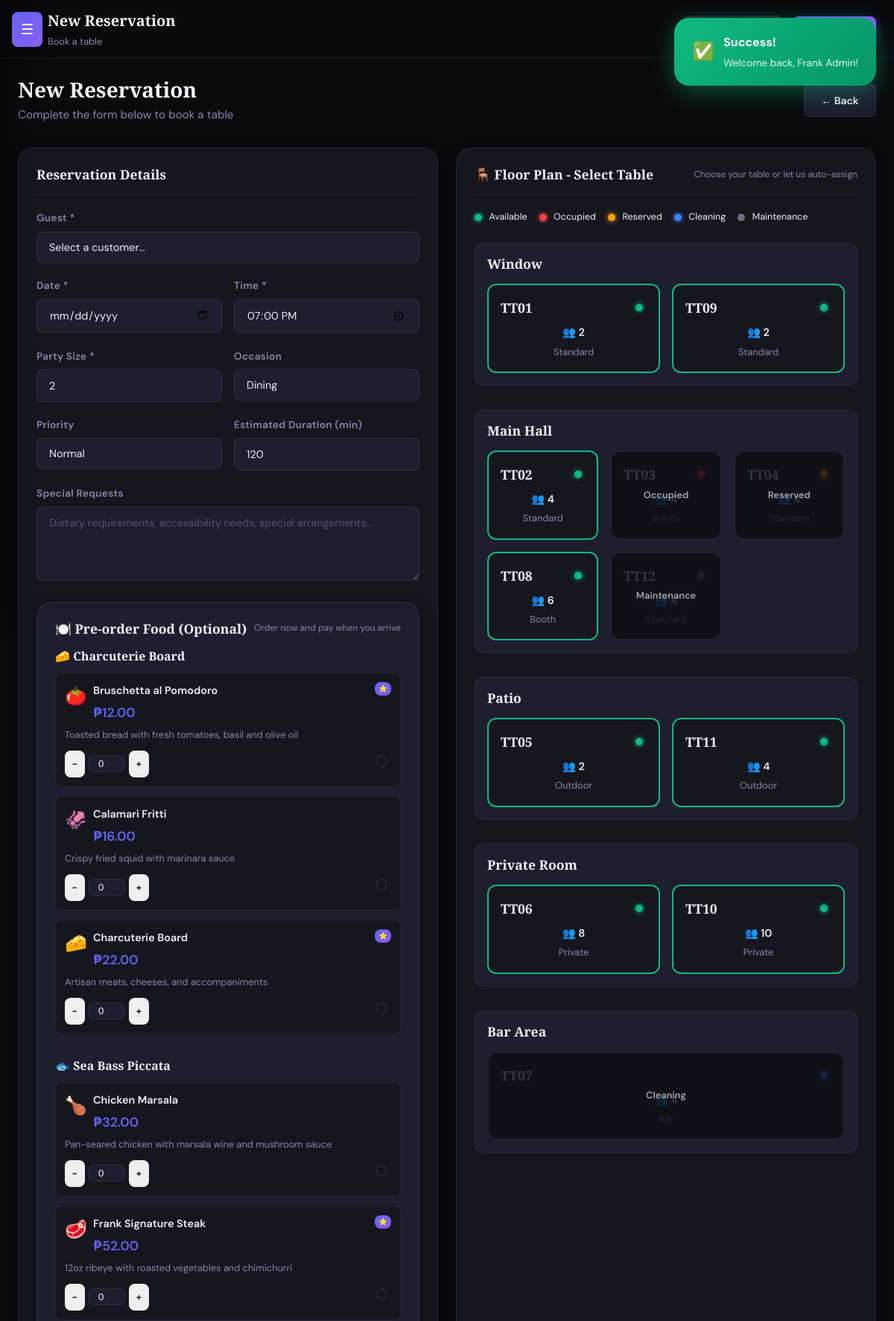
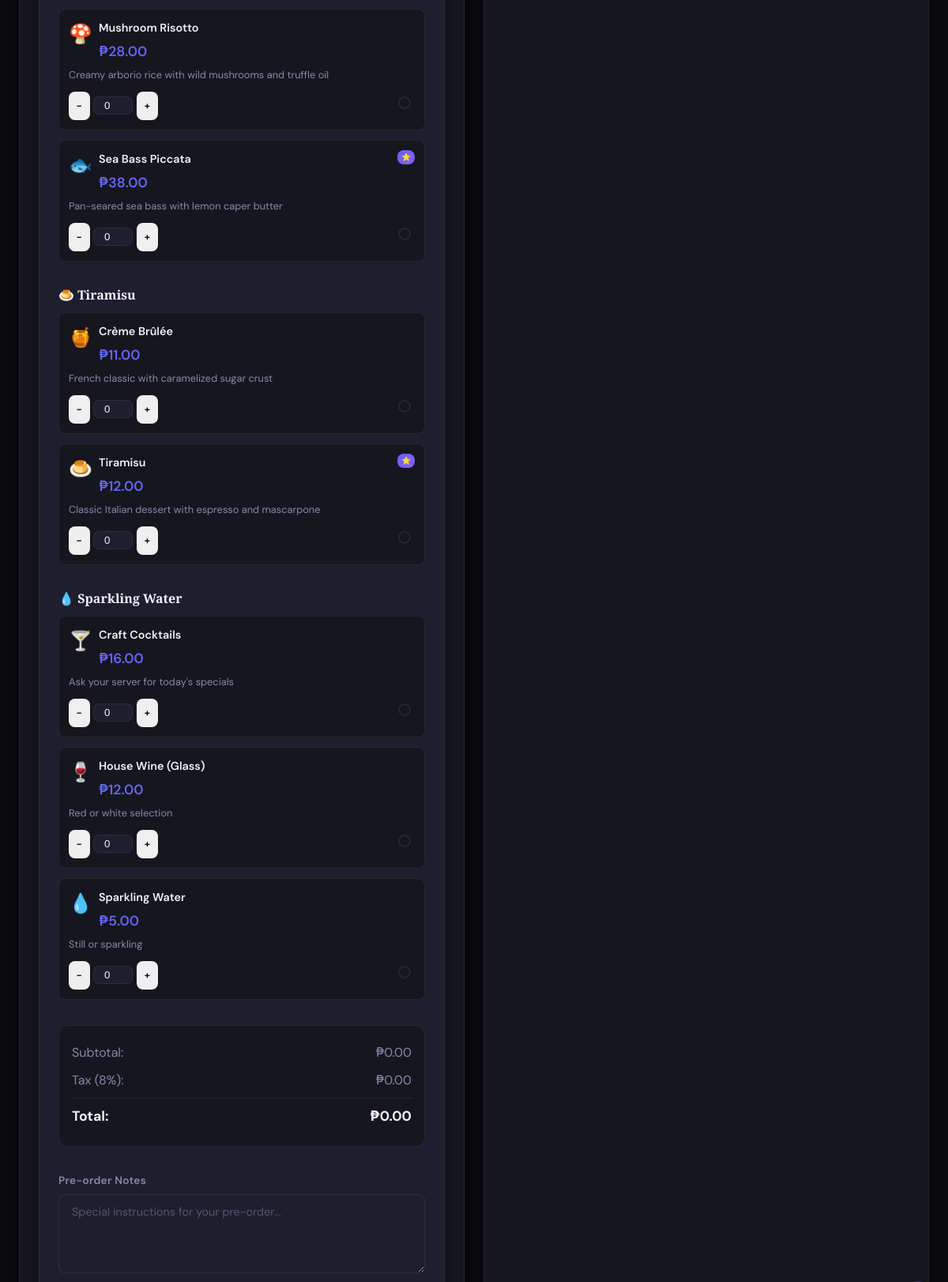
The page /create_reservation.php (signed in, upper part) on the database its author committed (2 pictures, top to bottom).
### tables this page shows
CREATE TABLE IF NOT EXISTS menu_items (
    item_id INT PRIMARY KEY AUTO_INCREMENT,
    category_id INT,
    name VARCHAR(150) NOT NULL,
    description TEXT,
    price DECIMAL(10,2) NOT NULL,
    image_url VARCHAR(255),
    is_available TINYINT(1) DEFAULT 1,
    is_featured TINYINT(1) DEFAULT 0,
    preparation_time INT DEFAULT 15,
     
    dietary_tags SET('Vegetarian','Vegan','Gluten-Free','Halal','Spicy') DEFAULT NULL,
    created_at TIMESTAMP DEFAULT CURRENT_TIMESTAMP,
    FOREIGN KEY (category_id) REFERENCES menu_categories(category_id) ON DELETE SET NULL
);

CREATE TABLE IF NOT EXISTS restaurant_tables (
    table_id INT PRIMARY KEY AUTO_INCREMENT,
    table_number VARCHAR(10) UNIQUE NOT NULL,
    capacity INT NOT NULL DEFAULT 4,
    status ENUM('available','occupied','reserved','maintenance','cleaning') DEFAULT 'available',
    location VARCHAR(50) DEFAULT 'Main Hall',
    table_type ENUM('standard','booth','private','outdoor','bar') DEFAULT 'standard',
    min_party_size INT DEFAULT 1,
    max_party_size INT DEFAULT 20,
    features TEXT,
    last_cleaned TIMESTAMP NULL,
    created_at TIMESTAMP DEFAULT CURRENT_TIMESTAMP
);

### includes/config.php (called while the page is built, shortened)
<?php
function getUserRole() {
    return $_SESSION['role'] ?? null;
}
function hasAccess($page) {
    $role = getUserRole();
    return in_array($page, ROLES[$role] ?? []);
}
?>

### includes/database.php (called while the page is built, shortened)
<?php
require_once 'config.php';
class Database {
    private static $instance = null;
    public $conn;
    private function __construct() {
        $this->conn = new mysqli(DB_HOST, DB_USER, DB_PASS, DB_NAME);
        $this->conn->set_charset('utf8mb4');
    }
    public static function getInstance() {
        if (!self::$instance) {
            self::$instance = new self();
        }
        return self::$instance;
    }
    public function query($sql, $params = [], $types = '') {
        $stmt = $this->conn->prepare($sql);
        if (!$stmt->execute()) {
            throw new Exception("Query execution failed: " . $stmt->error . " SQL: " . $sql);
        }
        return $stmt;
    }
    public function fetchAll($sql, $params = [], $types = '') {
        $stmt = $this->query($sql, $params, $types);
        $result = $stmt->get_result();
        return $result->fetch_all(MYSQLI_ASSOC);
    }
}
function db() {
    return Database::getInstance();
}
?>

### create_reservation.php (the view, shortened to what this page needs)
<?php
require_once 'includes/header.php';
$tables = db()->fetchAll("SELECT * FROM restaurant_tables ORDER BY table_number");
$customers = [];
if (in_array($role, ['admin','manager','staff'])) {
    $customers = db()->fetchAll("SELECT user_id, full_name, email, phone, preferred_table_id, vip_status FROM users WHERE role='customer' ORDER BY full_name");
}
$menu_categories = db()->fetchAll(
    "SELECT mc.*, mi.* FROM menu_categories mc
     LEFT JOIN menu_items mi ON mc.category_id = mi.category_id AND mi.is_available = 1
     ORDER BY mc.sort_order, mi.name"
);
$menu_by_category = [];
foreach ($menu_categories as $item) {
    if ($item['item_id']) {
        $menu_by_category[$item['category_id']]['name'] = $item['name'];
        $menu_by_category[$item['category_id']]['items'][] = $item;
    }
}
$food_icons = [
    'Appetizers' => '🥗',
    'Main Course' => '🍽️',
    'Desserts' => '🍰',
    'Beverages' => '🍷',
    'Bruschetta al Pomodoro' => '🍅',
    'Calamari Fritti' => '🦑',
    'Charcuterie Board' => '🧀',
    'Garlic Bread' => '🍞',
    'Frank Signature Steak' => '🥩',
    'Sea Bass Piccata' => '🐟',
    'Grilled Salmon' => '🐠',
    'Mushroom Risotto' => '🍄',
    'Chicken Marsala' => '🍗',
    'Tiramisu' => '🍮',
    'Chocolate Lava Cake' => '🍫',
    'Crème Brûlée' => '🍯',
    'House Wine (Glass)' => '🍷',
    'Craft Cocktails' => '🍸',
    'Fresh Lemonade' => '🍋',
    'Sparkling Water' => '💧'
];
?>
<div class="flex justify-between items-center mb-4">
    <div>
        <h2 class="section-title">New Reservation</h2>
        <p class="section-subtitle">Complete the form below to book a table</p>
    </div>
    <a href="reservations.php" class="btn btn-secondary">← Back</a>
</div>
<div class="content-grid">
    <div class="card animate-in">
        <div class="card-header">
            <h3 class="card-title">Reservation Details</h3>
        </div>
        <form method="POST" action="" id="reservationForm">
            <?php if(in_array($role, ['admin','manager','staff']) && $customers): ?>
            <div class="form-group">
                <label>Guest *</label>
                <select name="user_id" class="form-control" required onchange="loadGuestPref(this)">
                    <option value="">Select a customer...</option>
                </select>
            </div>
            <?php endif; ?>
            <div class="form-row">
                <div class="form-group">
                    <label>Date *</label>
                    <input type="date" name="reservation_date" class="form-control" required min="<?= date('Y-m-d') ?>" value="<?= htmlspecialchars($_POST['reservation_date'] ?? '') ?>">
                </div>
                <div class="form-group">
                    <label>Time *</label>
                    <input type="time" name="reservation_time" class="form-control" required value="<?= htmlspecialchars($_POST['reservation_time'] ?? '19:00') ?>">
                </div>
            </div>
            <div class="form-row">
                <div class="form-group">
                    <label>Party Size *</label>
                    <input type="number" name="party_size" class="form-control" min="1" max="20" required value="<?= htmlspecialchars($_POST['party_size'] ?? 2) ?>">
                </div>
                <div class="form-group">
                    <label>Occasion</label>
                    <select name="occasion" class="form-control">
                        <?php foreach(['dining','birthday','anniversary','business','date','celebration','other'] as $occ): ?>
                        <option value="<?= $occ ?>" <?= ($_POST['occasion'] ?? 'dining') === $occ ? 'selected' : '' ?>><?= ucfirst($occ) ?></option>
                        <?php endforeach; ?>
                    </select>
                </div>
            </div>
            <?php if(in_array($role, ['admin','manager'])): ?>
            <div class="form-row">
                <div class="form-group">
                    <label>Priority</label>
                    <select name="priority" class="form-control">
                        <option value="normal" selected>Normal</option>
                    </select>
                </div>
                <div class="form-group">
                    <label>Estimated Duration (min)</label>
                    <input type="number" name="estimated_duration" class="form-control" value="120" min="30" max="360" step="30">
                </div>
            </div>
            <?php endif; ?>
            <div class="form-group">
                <label>Special Requests</label>
                <textarea name="special_requests" class="form-control" placeholder="Dietary requirements, accessibility needs, special arrangements..."><?= htmlspecialchars($_POST['special_requests'] ?? '') ?></textarea>
            </div>
            <div class="card mb-3" style="background:var(--bg-tertiary);">
                <div class="card-header" style="background:transparent;border:none;padding:0;margin-bottom:1rem;">
                    <h4 class="card-title" style="font-size:1.1rem;">🍽️ Pre-order Food (Optional)</h4>
                    <span class="text-xs text-muted">Order now and pay when you arrive</span>
                </div>
                <?php foreach($menu_by_category as $category_id => $category): ?>
                <div class="menu-category mb-3">
                    <h5 class="category-title" style="font-size:1rem;margin-bottom:0.75rem;">
                        <?= $food_icons[$category['name']] ?? '🍽️' ?> <?= $category['name'] ?>
                    </h5>
                    <div class="menu-items-grid" style="grid-template-columns: repeat(auto-fit, minmax(250px, 1fr)); gap:0.75rem;">
                        <?php foreach($category['items'] as $item): ?>
                        <div class="menu-item-card" style="padding:0.75rem;background:var(--bg-card);border:1px solid var(--border-color);border-radius:var(--radius-sm);">
                            <div class="menu-item-header" style="display:flex;align-items:flex-start;gap:0.5rem;margin-bottom:0.5rem;">
                                <span class="menu-item-icon"><?= $food_icons[$item['name']] ?? '🍽️' ?></span>
                                <div class="menu-item-info" style="flex:1;">
                                    <div class="menu-item-name" style="font-weight:600;font-size:0.9rem;"><?= htmlspecialchars($item['name']) ?></div>
                                    <div class="menu-item-price" style="color:var(--accent-primary);font-weight:600;">₱<?= number_format($item['price'], 2) ?></div>
                                </div>
                                <?php if($item['is_featured']): ?>
                                <span class="featured-badge" style="background:var(--gradient-primary);color:white;padding:0.1rem 0.3rem;border-radius:var(--radius-sm);font-size:0.6rem;font-weight:600;">⭐</span>
                                <?php endif; ?>
                            </div>
                            <div class="menu-item-description" style="color:var(--text-secondary);font-size:0.8rem;line-height:1.3;margin-bottom:0.75rem;"><?= htmlspecialchars($item['description']) ?></div>
                            <div class="menu-item-actions" style="display:flex;align-items:center;justify-content:space-between;gap:0.5rem;">
                                <div class="quantity-control" style="display:flex;align-items:center;gap:0.3rem;">
                                    <button type="button" class="btn btn-icon btn-sm" onclick="decreasePreorderQty(<?= $item['item_id'] ?>)">−</button>
                                    <input type="number" name="quantities[<?= $item['item_id'] ?>]" id="preorder_qty_<?= $item['item_id'] ?>" value="0" min="0" max="20" class="qty-input" style="width:50px;text-align:center;padding:0.2rem;border:1px solid var(--border-color);border-radius:var(--radius-sm);background:var(--bg-tertiary);">
                                    <button type="button" class="btn btn-icon btn-sm" onclick="increasePreorderQty(<?= $item['item_id'] ?>)">+</button>
                                </div>
                                <label class="checkbox-label" style="display:flex;align-items:center;cursor:pointer;">
                                    <span class="checkmark" style="width:16px;height:16px;border:2px solid var(--border-color);border-radius:var(--radius-sm);margin-right:0.3rem;display:flex;align-items:center;justify-content:center;transition:var(--transition);"></span>
                                </label>
                            </div>
                        </div>
                        <?php endforeach; ?>
                    </div>
                </div>
                <?php endforeach; ?>
                <div class="order-summary" style="background:var(--bg-card);border-radius:var(--radius);padding:1rem;margin-top:1rem;border:1px solid var(--border-color);">
                    <div class="summary-row" style="display:flex;justify-content:space-between;align-items:center;padding:0.3rem 0;color:var(--text-secondary);">
                        <span>Subtotal:</span>
                        <span id="preorder_subtotal">₱0.00</span>
                    </div>
                    <div class="summary-row" style="display:flex;justify-content:space-between;align-items:center;padding:0.3rem 0;color:var(--text-secondary);">
                        <span>Tax (8%):</span>
                        <span id="preorder_tax">₱0.00</span>
                    </div>
                    <div class="summary-row total" style="display:flex;justify-content:space-between;align-items:center;padding:0.5rem 0;border-top:1px solid var(--border-color);margin-top:0.3rem;font-weight:700;font-size:1.1rem;color:var(--text-primary);">
                        <span>Total:</span>
                        <span id="preorder_total">₱0.00</span>
                    </div>
                </div>
                <div class="form-group" style="margin-top:1rem;">
                    <label>Pre-order Notes</label>
                    <textarea name="preorder_notes" class="form-control" rows="2" placeholder="Special instructions for your pre-order..."><?= htmlspecialchars($_POST['preorder_notes'] ?? '') ?></textarea>
                </div>
            </div>
        </form>
    </div>
    <div class="card animate-in">
        <div class="card-header">
            <h3 class="card-title">🪑 Floor Plan - Select Table</h3>
            <span class="text-xs text-muted">Choose your table or let us auto-assign</span>
        </div>
        <div class="flex gap-2 mb-3" style="flex-wrap:wrap;">
            <?php foreach(['available'=>'success','occupied'=>'danger','reserved'=>'warning','cleaning'=>'info','maintenance'=>'muted'] as $st => $cl): ?>
            <span style="display:flex;align-items:center;gap:0.3rem;font-size:0.78rem;">
                <span class="table-status-dot dot-<?= $st ?>"></span><?= ucfirst($st) ?>
            </span>
            <?php endforeach; ?>
        </div>
        <div class="floor-plan-grid" id="floorPlan">
            <?php
            $table_groups = [];
            foreach($tables as $table) {
                $table_groups[$table['location']][] = $table;
            }
            foreach($table_groups as $location => $location_tables): ?>
            <div class="floor-section">
                <h4 class="section-title"><?= htmlspecialchars($location) ?></h4>
                <div class="tables-grid">
                    <?php foreach($location_tables as $table):
                        $is_available = $table['status'] === 'available';
                        $can_fit = $table['capacity'] >= ($_POST['party_size'] ?? 2);
                        ?>
                    <div class="table-card <?= $is_available && $can_fit ? 'selectable' : 'disabled' ?>"
                         data-table-id="<?= $table['table_id'] ?>"
                         data-table-number="<?= $table['table_number'] ?>"
                         data-capacity="<?= $table['capacity'] ?>"
                         data-location="<?= htmlspecialchars($table['location']) ?>"
                         data-type="<?= $table['table_type'] ?>"
                         onclick="selectTable(<?= $table['table_id'] ?>, <?= $is_available && $can_fit ? 'true' : 'false' ?>)">
                        <div class="table-header">
                            <span class="table-number">T<?= $table['table_number'] ?></span>
                            <span class="table-status-dot dot-<?= $table['status'] ?>"></span>
                        </div>
                        <div class="table-details">
                            <div class="capacity">👥 <?= $table['capacity'] ?></div>
                            <div class="type"><?= ucfirst($table['table_type']) ?></div>
                        </div>
                        <?php if(!$is_available): ?>
                        <div class="table-overlay">
                            <span><?= ucfirst($table['status']) ?></span>
                        </div>
                        <?php elseif(!$can_fit): ?>
                        <div class="table-overlay">
                            <span>Too small</span>
                        </div>
                        <?php endif; ?>
                    </div>
                    <?php endforeach; ?>
                </div>
            </div>
            <?php endforeach; ?>
        </div>
    </div>
</div>
<?php require_once 'includes/footer.php'; ?>

### rows shown on the page
menu_items: name "🍅", name "Bruschetta al Pomodoro", price "12.00", description "Toasted bread with fresh tomatoes, basil and olive oil"
menu_items: name "🦑", name "Calamari Fritti", price "16.00", description "Crispy fried squid with marinara sauce"
menu_items: name "🧀", name "Charcuterie Board", price "22.00", description "Artisan meats, cheeses, and accompaniments"
menu_items: name "🍗", name "Chicken Marsala", price "32.00", description "Pan-seared chicken with marsala wine and mushroom sauce"
menu_items: name "🥩", name "Frank Signature Steak", price "52.00", description "12oz ribeye with roasted vegetables and chimichurri"
menu_items: name "🍄", name "Mushroom Risotto", price "28.00", description "Creamy arborio rice with wild mushrooms and truffle oil"
menu_items: name "🐟", name "Sea Bass Piccata", price "38.00", description "Pan-seared sea bass with lemon caper butter"
menu_items: name "🍯", name "Crème Brûlée", price "11.00", description "French classic with caramelized sugar crust"
menu_items: name "🍮", name "Tiramisu", price "12.00", description "Classic Italian dessert with espresso and mascarpone"
menu_items: name "🍸", name "Craft Cocktails", price "16.00", description "Ask your server for today's specials"
menu_items: name "🍷", name "House Wine (Glass)", price "12.00", description "Red or white selection"
menu_items: name "💧", name "Sparkling Water", price "5.00", description "Still or sparkling"
restaurant_tables: table_number "T01", capacity "2", table_type "Standard"
restaurant_tables: table_number "T09", capacity "2", table_type "Standard"
restaurant_tables: table_number "T02", capacity "4", table_type "Standard"
restaurant_tables: table_number "T03", capacity "4", table_type "Booth", status "Occupied"
restaurant_tables: table_number "T04", capacity "6", table_type "Standard", status "Reserved"
restaurant_tables: table_number "T08", capacity "6", table_type "Booth"
restaurant_tables: table_number "T12", capacity "4", table_type "Standard", status "Maintenance"
restaurant_tables: table_number "T05", capacity "2", table_type "Outdoor"
restaurant_tables: table_number "T11", capacity "4", table_type "Outdoor"
restaurant_tables: table_number "T06", capacity "8", table_type "Private"
restaurant_tables: table_number "T10", capacity "10", table_type "Private"
restaurant_tables: table_number "T07", capacity "4", table_type "Bar", status "Cleaning"

### other values the page prints
$pageTitle "New Reservation"
$pageSubtitle "Book a table"
$food_icons[$category['name']] "🧀"
$category['name'] "Charcuterie Board"
$food_icons[$category['name']] "🐟"
$category['name'] "Sea Bass Piccata"
$food_icons[$category['name']] "🍮"
$category['name'] "Tiramisu"
$food_icons[$category['name']] "💧"
$category['name'] "Sparkling Water"
$st "Available"
$st "Occupied"
$st "Reserved"
$st "Cleaning"
$st "Maintenance"
